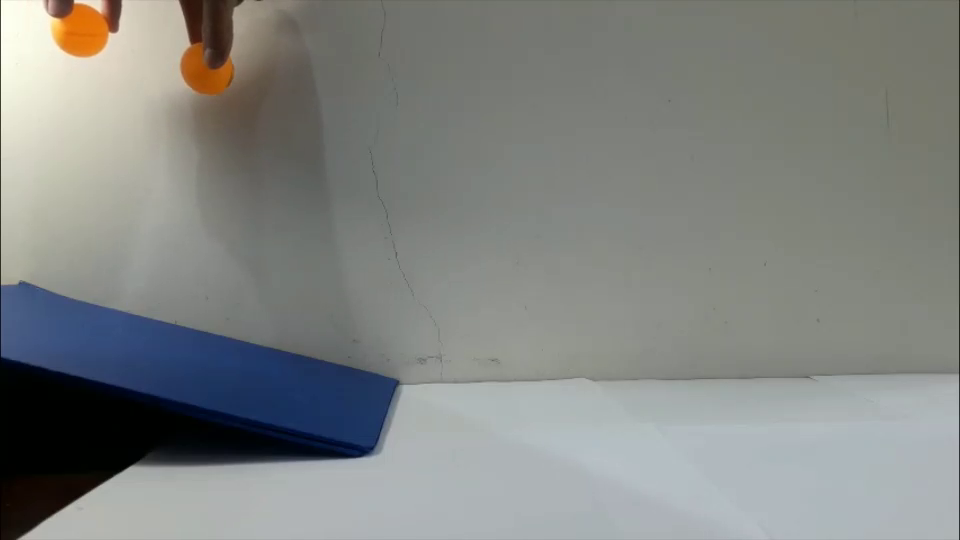
#> input picture frame 111 of Video/Video_Tracking.mp4, 960 x 540 px
$ python BT_ObjectTracking.py
#> lines starting #> are read from the running program, lines starting #| are printed output that depends on the picture; after the words box and inside, x2 and y2 are one past the last pixel; in counts of white or black regions, pixels touching at a corner belong together
#> further down, frame is the input picture: shape (540, 960, 3); mean B, G, R 130.4, 133.1, 130.4
# Import library
import numpy as np
import cv2 as cv
import time

# Video Capture
cap = cv.VideoCapture('Video_Tracking.mp4')
# cap = cv.VideoCapture('Table Tennis Ball.mp4')
if not cap.isOpened():
    print("Cannot open camera")
    exit()

# Set up colors for bounding box and Text
red = (0,0,255)
blue = (255,0,0)
green = (0,255,0)
yellow = (0,255,255)

# Setup object tracking or object detection mode
detection_mode = 1

# Set up max tracking frame
max_tracking_frame  = 20
count_tracking_frame  = 0

# Set up fps
fps = 30
prev = 0

# Set up HSV
low_thres = (11,100,141)
high_thres = (30,255,255)


# Create function to draw bounding box and put label
def boundingBox_putText(input_frame, box_color, index, first_point, second_point):
    # Draw bounding box and put label
    cv.rectangle(input_frame, first_point, second_point, box_color, 2)
    cv.putText(input_frame,'B ' + str(index+1), first_point, cv.FONT_HERSHEY_COMPLEX_SMALL, 1, green, 1)

# Create function to process hsv
def hsv_processing(input_frame, low_thres, high_thres):
    # Gaussian filter
#> called with low_thres = (11, 100, 141), high_thres = (30, 255, 255)
    gauss_filter = cv.GaussianBlur(input_frame, (3,3), 0)
    # Convert bgr to hsv
    hsv = cv.cvtColor(gauss_filter, cv.COLOR_BGR2HSV)
#> hsv: shape (540, 960, 3); mean H, S, V 57.4, 36.8, 137.9
    # Binarize the img using HSV color space
    hsv_binary = cv.inRange(hsv, low_thres, high_thres)
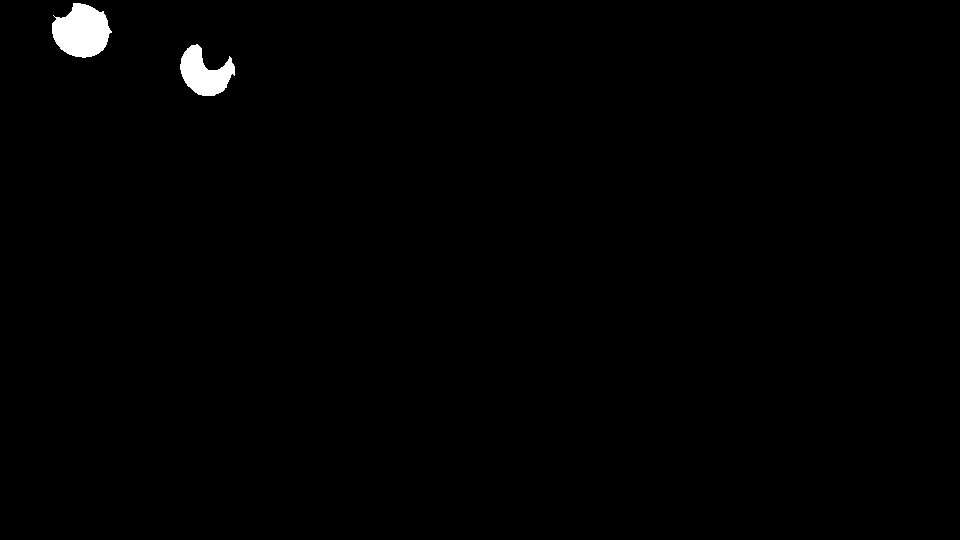
#> hsv_binary: shape (540, 960); 0.77% white; 2 white regions, box (x1, y1, x2, y2) and area: (52, 3, 112, 58) 2346, (180, 44, 235, 96) 1651

    return hsv_binary

# Create function to process noise
def noise_processing(input_frame):
    # Create kernel
    kernel = cv.getStructuringElement(cv.MORPH_ELLIPSE,(5,5))
    # Remove noise
    out = cv.morphologyEx(input_frame, cv.MORPH_OPEN, kernel, iterations=2)
#> out: shape (540, 960); 0.76% white; 2 white regions, box (x1, y1, x2, y2) and area: (52, 3, 110, 58) 2316, (180, 45, 235, 96) 1610
    # Fill Small Hold Noise
    out = cv.morphologyEx(out, cv.MORPH_CLOSE, kernel, iterations=4)
#> out: shape (540, 960); 0.77% white; 2 white regions

    return out

# Create a function to find contours
def findContours_processing(input_frame, ball_rois_list):
    contour, hierachy = cv.findContours(input_frame, cv.RETR_EXTERNAL, cv.CHAIN_APPROX_SIMPLE)
#> contour = 2 contours; box (x1, y1, x2, y2) and area: (52, 0, 110, 58) 2284, (180, 45, 235, 96) 1548
    # detect circle
    min_radius = 15
    max_radius = 42
    for index, cnt in enumerate(contour):
        # Find radius
        (x,y),radius = cv.minEnclosingCircle(cnt)
        radius = int(radius)
        if (radius > min_radius) and (radius < max_radius):
            ball = cv.boundingRect(cnt)
            # Get x,y,w,h
            first_point = (int(ball[0]), int(ball[1]))
            second_point = (int(ball[0]+ball[2]), int(ball[1]+ball[3]))
            # Add x,y,w,h contour to list
            ball_rois_list.append(ball)
            # Draw bounding box = red color and Text = green color
            boundingBox_putText(frame, red, index, first_point, second_point)
#> this loop made 2 passes
#> (x, y, radius, ball, second_point) on passes 1 to 2: (206.4, 67.93, 27, (180, 45, 55, 51), (235, 96)), (81.05, 29.05, 29, (52, 0, 58, 58), (110, 58))
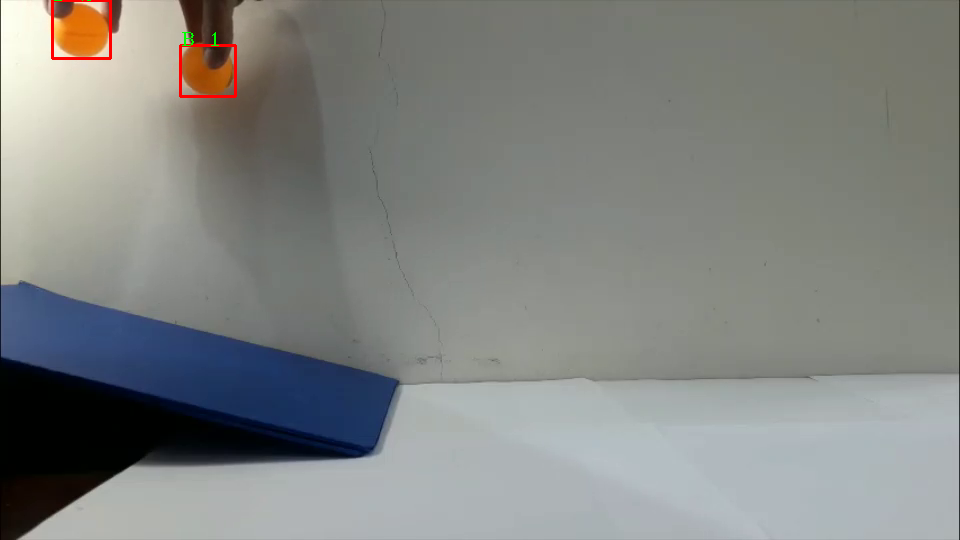
#> frame: shape (540, 960, 3); 0.26% of pixels changed, all inside (x1, y1, x2, y2) = (51, 0, 237, 98)
#> after the loop, ball_rois_list = [(180, 45, 55, 51), (52, 0, 58, 58)]

    return ball_rois_list

while True:
    timeElapsed = time.time() - prev
    if timeElapsed > 1./fps:
        prev = time.time()
        # Capture frame-by-frame
        ret, frame = cap.read()
        ball_rois_list = []

        if detection_mode == 1: # Turn on detect
            # Process hsv color
            hsv_work = hsv_processing(frame, low_thres, high_thres)

            # Process noise
            noise_rmv = noise_processing(hsv_work)

            # Find contour area
            ball_detection = findContours_processing(noise_rmv,ball_rois_list)
#> ball_detection = [(180, 45, 55, 51), (52, 0, 58, 58)]

            # Create multi tracker
            multi_trackers = cv.legacy.MultiTracker_create()

            # Initialize tracker
            for ball_roi in ball_detection:
                multi_trackers.add(cv.legacy.TrackerCSRT_create(), frame, ball_roi)
#> this loop made 2 passes

            # Turn off object detection and turn on object tracking
            detection_mode = 0

        else: # Turn on tracking
            # Set max number of tracking frame
            if count_tracking_frame == max_tracking_frame:
                detection_mode = 1
                count_tracking_frame = 0

            # Update tracker
            ret, objs = multi_trackers.update(frame)
            if ret:
                for index, obj in enumerate(objs):
                    # Check the size of w and h if they are not equal, back to detection mode
                    if((float(obj[2])/float(obj[3])) < 0.93 or (float(obj[2])/float(obj[3])) > 1.36):
                        # print('tracking fail')
                        detection_mode = 1
                    else:
                        # Get x,y,w,h
                        first_point = (int(obj[0]), int(obj[1]))
                        second_point = (int(obj[0]+obj[2]), int(obj[1]+obj[3]))
                        # Draw bounding box and put label
                        boundingBox_putText(frame, blue, index, first_point, second_point)

            else:
                # print('tracking fail')
                detection_mode = 1

            # Count tracking frame
            count_tracking_frame += 1

        # Note on the corner of the screen
        cv.putText(frame,'Blue: Tracking ', (700,20), cv.FONT_HERSHEY_COMPLEX_SMALL, 1, blue, 1)
        cv.putText(frame,'Red:  Detection ', (700,45), cv.FONT_HERSHEY_COMPLEX_SMALL, 1, red, 1)
        cv.putText(frame,f'Tracking_Frame: {max_tracking_frame}', (700,70), cv.FONT_HERSHEY_COMPLEX_SMALL, 1, yellow, 1)
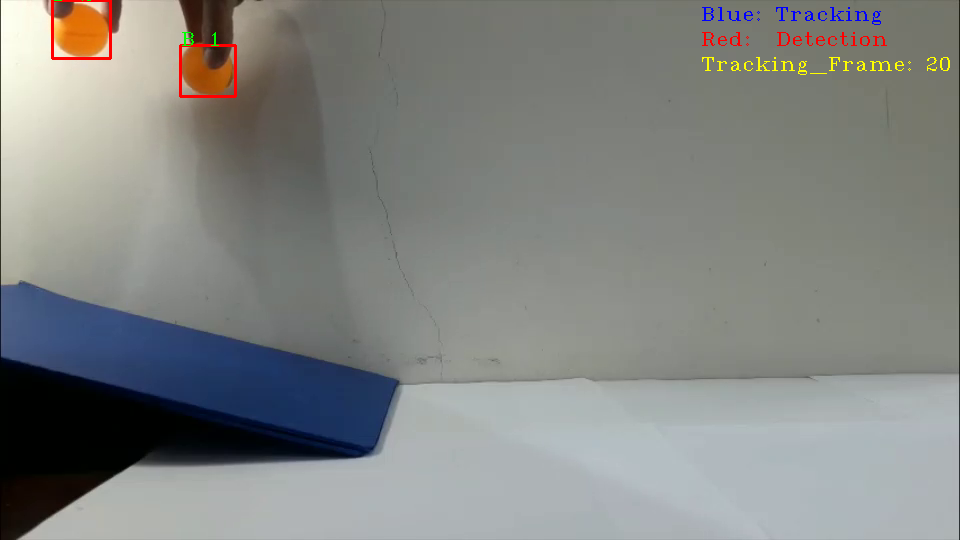
#> frame: shape (540, 960, 3); mean B, G, R 129.9, 132.7, 130.8


        # Display the resulting frame
        cv.imshow('Table Tennis Ball Tracking', frame)
        if cv.waitKey(1) == ord('q'):
#> (key q is pressed here)
            break
# When everything done, release the capture
cap.release()
cv.destroyAllWindows()
